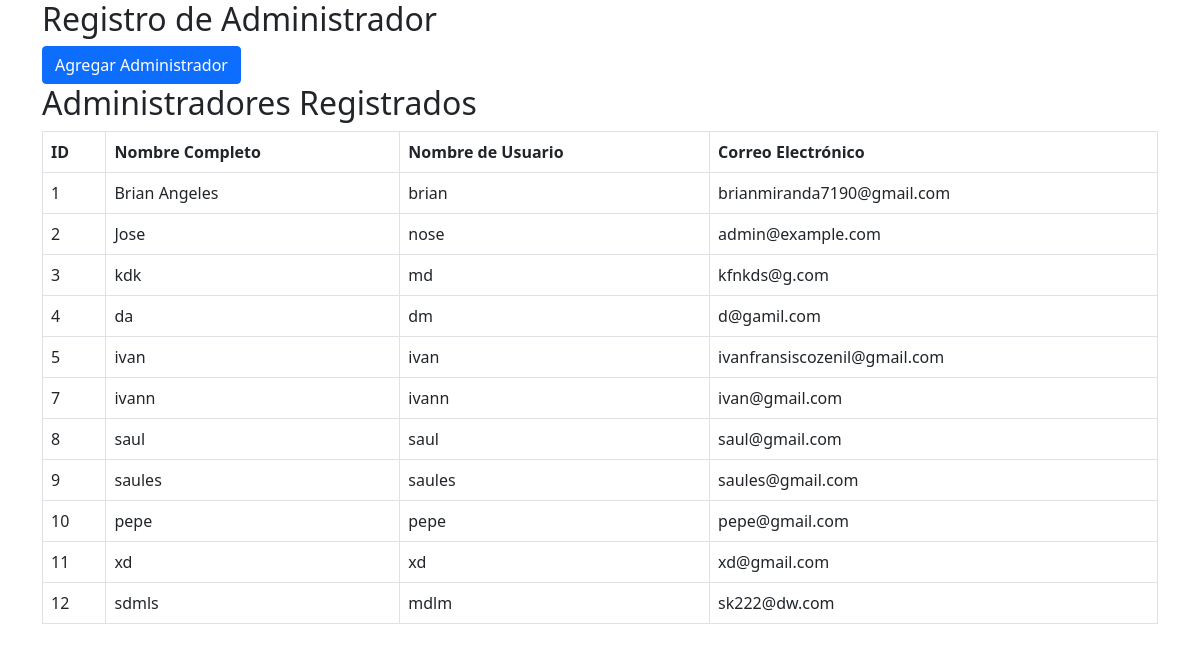
/php/agregar_administrador.php, run on the app's committed database.
### tables this page shows
CREATE TABLE `administradores` (
  `id_administrador` int(11) NOT NULL,
  `nombre_completo` varchar(100) NOT NULL,
  `nombre_usuario` varchar(50) NOT NULL,
  `email` varchar(100) NOT NULL,
  `password` varchar(255) NOT NULL,
  `created_at` timestamp NOT NULL DEFAULT current_timestamp()
);

### php/agregar_administrador.php (the view, shortened to what this page needs)
<!DOCTYPE html>
<html lang="es">
<head>
    <link href="https://cdn.jsdelivr.net/npm/bootstrap@5.0.2/dist/css/bootstrap.min.css" rel="stylesheet">
</head>
<body>
    <div class="container">
        <h2>Registro de Administrador</h2>
        <button type="button" class="btn btn-primary" data-bs-toggle="modal" data-bs-target="#registroAdminModal">
            Agregar Administrador
        </button>
        <h2>Administradores Registrados</h2>
        <table class="table table-bordered">
            <thead>
                <tr>
                    <th>ID</th>
                    <th>Nombre Completo</th>
                    <th>Nombre de Usuario</th>
                    <th>Correo Electrónico</th>
                </tr>
            </thead>
            <tbody>
            <?php
            include 'conexion.php';
            $sql = "SELECT id_administrador, nombre_completo, nombre_usuario, email FROM administradores";
            $result = $conn->query($sql);
            if ($result->num_rows > 0) {
                while ($row = $result->fetch_assoc()) {
                    echo "<tr>
                            <td>" . $row['id_administrador'] . "</td>
                            <td>" . $row['nombre_completo'] . "</td>
                            <td>" . $row['nombre_usuario'] . "</td>
                            <td>" . $row['email'] . "</td>
                        </tr>";
                }
            } else {
                echo "<tr><td colspan='4'>No hay administradores registrados.</td></tr>";
            }
            ?>
            </tbody>
        </table>
    </div>
</body>
</html>

### data on the page
administradores: id_administrador "1", nombre_completo "Brian Angeles", nombre_usuario "brian", email "brianmiranda7190@gmail.com"
administradores: id_administrador "2", nombre_completo "Jose", nombre_usuario "nose", email "admin@example.com"
administradores: id_administrador "3", nombre_completo "kdk", nombre_usuario "md", email "kfnkds@g.com"
administradores: id_administrador "4", nombre_completo "da", nombre_usuario "dm", email "d@gamil.com"
administradores: id_administrador "5", nombre_completo "ivan", nombre_usuario "ivan", email "ivanfransiscozenil@gmail.com"
administradores: id_administrador "7", nombre_completo "ivann", nombre_usuario "ivann", email "ivan@gmail.com"
administradores: id_administrador "8", nombre_completo "saul", nombre_usuario "saul", email "saul@gmail.com"
administradores: id_administrador "9", nombre_completo "saules", nombre_usuario "saules", email "saules@gmail.com"
administradores: id_administrador "10", nombre_completo "pepe", nombre_usuario "pepe", email "pepe@gmail.com"
administradores: id_administrador "11", nombre_completo "xd", nombre_usuario "xd", email "xd@gmail.com"
administradores: id_administrador "12", nombre_completo "sdmls", nombre_usuario "mdlm", email "sk222@dw.com"
